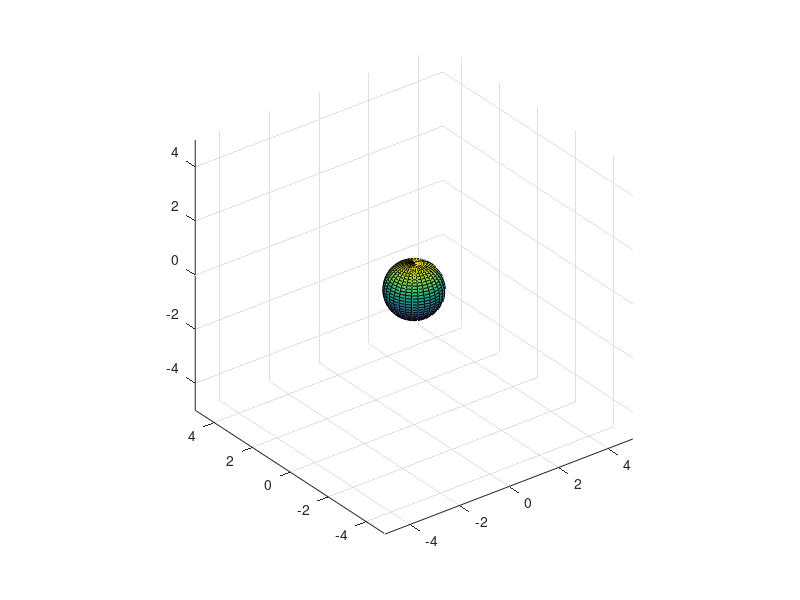

Recreate this plot in MATLAB. (Note: this script raises an error after producing the figure.)
t = 0:pi/10:2*pi;
figure
[X,Y,Z] = sphere(30);
asdf = surf(X,Y,Z)
axis square
axis([-5, 5, -5, 5, -5, 5])
asdf.EdgeColor = 'none';
rotate(asdf, [1,0,0], 90)

%Sun light
light('Position',[3 3 0],'Style','local');
lighting flat
%lighting gouraud

%material shiny
%material dull
%material metal

while 1
    rotate(asdf, [0,0,1], 1,[0.5,0,0])
    drawnow
end
